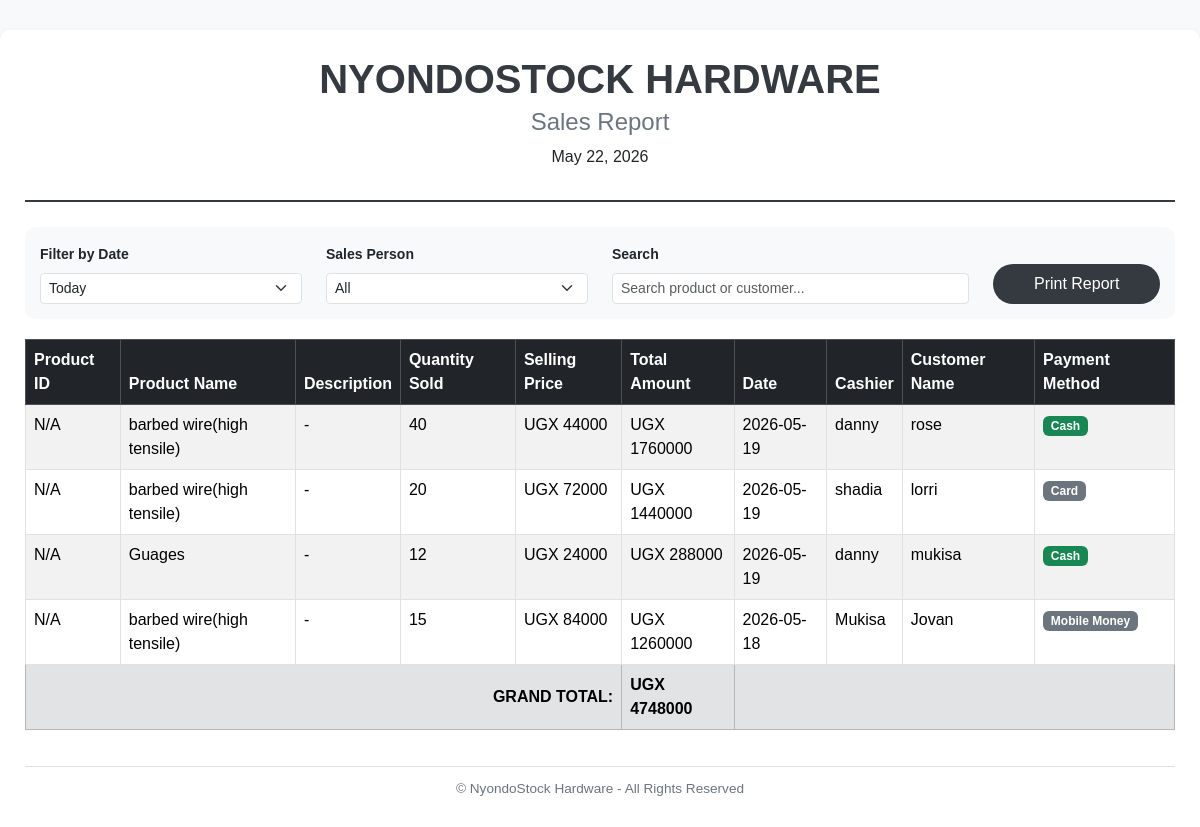
The app's page /sales/report/ with its own data.
### nyondoapp/models.py (models this page shows, shortened)
class Sale(models.Model):
    cashier = models.CharField(max_length=100)
    product_name = models.CharField(max_length=100)  # Store the name directly
    quantity = models.IntegerField()
    selling_price = models.IntegerField()  # Store the price at time of sale
    distance = models.IntegerField(default=0)
    total_amount = models.IntegerField()
    transport_fee = models.IntegerField(default=0)
    date = models.DateField(auto_now_add=True)
    payment = models.CharField(max_length=50)  # Cash, Mobile Money, etc.
    customer_name = models.CharField(max_length=50)
    customer_phone = models.CharField(max_length=20, blank=True)

### nyondoapp/views.py (the view)
# urls.py: path('sales/report/', views.sales_report, name='sales_report'),
def sales_report(request):
    sales = Sale.objects.all().order_by('-date')
    grand_total = sum(sale.total_amount for sale in sales)
    return render(request, 'sales/sales_report.html', {
        'sales': sales,
        'grand_total': grand_total,
    })

### nyondoapp/templates/sales/sales_report.html (shortened to what this page needs)
<!doctype html>
<html lang="en">
<head>
  <link href="https://cdn.jsdelivr.net/npm/bootstrap@5.3.8/dist/css/bootstrap.min.css" rel="stylesheet" />
</head>
<body>
  <div class="report-container">
    <div class="header">
      <h1>NYONDOSTOCK HARDWARE</h1>
      <h4>Sales Report</h4>
      <p>{% now "F j, Y" %}</p>
    </div>
    <div class="filter-bar no-print">
      <div class="row">
        <div class="col-md-3">
          <label class="form-label fw-bold small">Filter by Date</label>
          <select class="form-select form-select-sm">
            <option>Today</option>
          </select>
        </div>
        <div class="col-md-3">
          <label class="form-label fw-bold small">Sales Person</label>
          <select class="form-select form-select-sm">
            <option>All</option>
          </select>
        </div>
        <div class="col-md-4">
          <label class="form-label fw-bold small">Search</label>
          <input type="text" class="form-control form-control-sm" placeholder="Search product or customer..." />
        </div>
        <div class="col-md-2 d-flex align-items-end">
          <button class="btn-print w-100" onclick="window.print()">Print Report</button>
        </div>
      </div>
    </div>
    <div class="table-responsive">
      <table class="table table-bordered table-striped">
        <thead class="table-dark">
          <tr>
            <th>Product ID</th>
            <th>Product Name</th>
            <th>Description</th>
            <th>Quantity Sold</th>
            <th>Selling Price</th>
            <th>Total Amount</th>
            <th>Date</th>
            <th>Cashier</th>
            <th>Customer Name</th>
            <th>Payment Method</th>
          </tr>
        </thead>
        <tbody>
          {% for sale in sales %}
          <tr>
            <td>{{ sale.product_id|default:"N/A" }}</td>
            <td>{{ sale.product_name }}</td>
            <td>{{ sale.description|default:"-" }}</td>
            <td>{{ sale.quantity }}</td>
            <td>UGX {{ sale.selling_price|floatformat:0 }}</td>
            <td>UGX {{ sale.total_amount|floatformat:0 }}</td>
            <td>{{ sale.date|date:"Y-m-d" }}</td>
            <td>{{ sale.cashier }}</td>
            <td>{{ sale.customer_name }}</td>
            <td>
              <span class="badge
                {% if sale.payment == 'Cash' %} bg-success
                {% elif sale.payment == 'Credit' %} bg-warning
                {% else %} bg-secondary {% endif %}">
                {{ sale.payment }}
              </span>
            </td>
          </tr>
          {% empty %}
          <tr>
            <td colspan="10" class="text-center text-muted py-4">No sales records found.</td>
          </tr>
          {% endfor %}
        </tbody>
        <tfoot>
          <tr class="table-secondary fw-bold">
            <td colspan="5" class="text-end">GRAND TOTAL:</td>
            <td>UGX {{ grand_total|default:"0"|floatformat:0 }}</td>
            <td colspan="4"></td>
          </tr>
        </tfoot>
      </table>
    </div>
    <div class="report-footer">
      <p>&copy; NyondoStock Hardware - All Rights Reserved</p>
    </div>
  </div>
</body>
</html>

### nyondoapp/templates/sales/sales_report.html (style rules this page uses)
body { background: #f8f9fa; font-family: Arial, Helvetica, sans-serif; }
.report-container { max-width: 1300px; margin: 30px auto; background: white; border-radius: 10px; box-shadow: 0 4px 12px rgba(0, 0, 0, 0.08); padding: 25px; }
.header { text-align: center; margin-bottom: 25px; border-bottom: 2px solid #343a40; padding-bottom: 15px; }
.header h1 { color: #343a40; font-weight: bold; margin-bottom: 5px; }
.header h4 { color: #6c757d; }
.filter-bar { background: #f8f9fa; padding: 15px; border-radius: 10px; margin-bottom: 20px; }
.report-footer { margin-top: 20px; padding-top: 12px; border-top: 1px solid #dee2e6; text-align: center; color: #6c757d; font-size: 0.85rem; }
.btn-print { background-color: #343a40; color: white; border: none; padding: 8px 25px; border-radius: 30px; cursor: pointer; }

### records on screen
Sale: product_id "N/A", product_name "barbed wire(high tensile)", description "-", quantity "40", selling_price "44000", total_amount "1760000", date "2026-05-19", cashier "danny", customer_name "rose", payment "Cash"
Sale: product_id "N/A", product_name "barbed wire(high tensile)", description "-", quantity "20", selling_price "72000", total_amount "1440000", date "2026-05-19", cashier "shadia", customer_name "lorri", payment "Card"
Sale: product_id "N/A", product_name "Guages", description "-", quantity "12", selling_price "24000", total_amount "288000", date "2026-05-19", cashier "danny", customer_name "mukisa", payment "Cash"
Sale: product_id "N/A", product_name "barbed wire(high tensile)", description "-", quantity "15", selling_price "84000", total_amount "1260000", date "2026-05-18", cashier "Mukisa", customer_name "Jovan", payment "Mobile Money"

### other values on screen
{{ grand_total|default:"0"|floatformat:0 }} "4748000"
